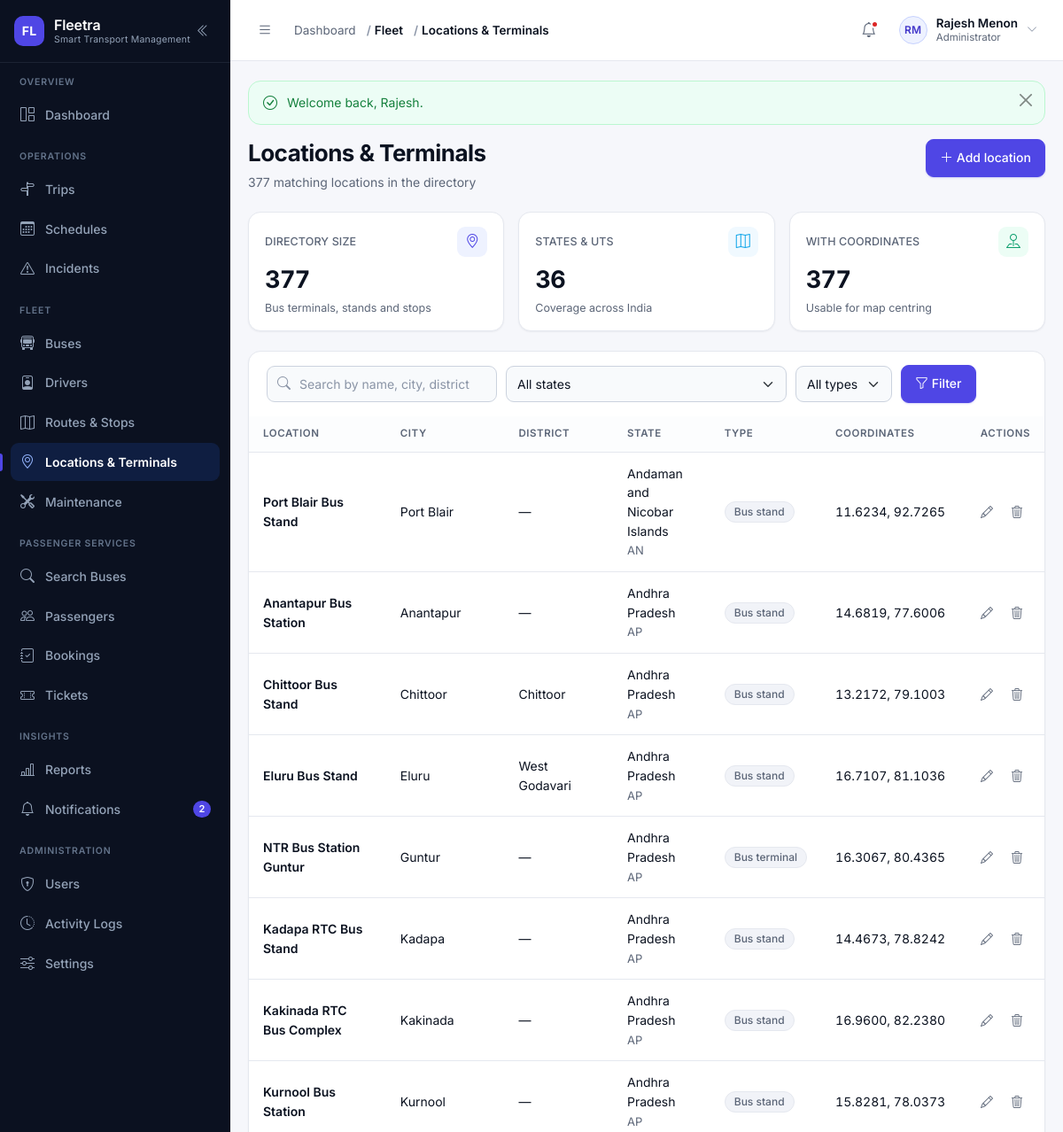
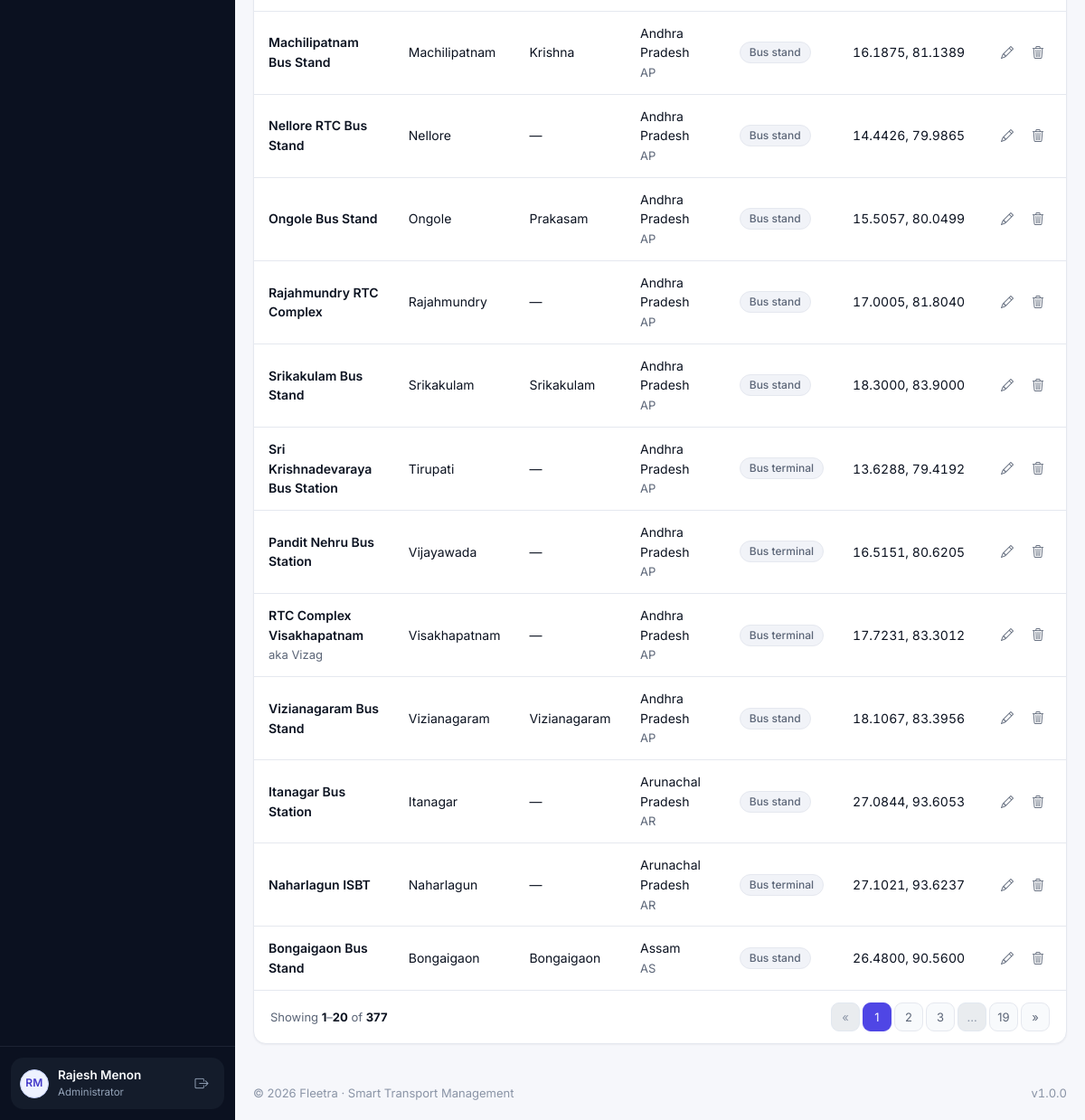
/modules/locations/index.php (signed in), run on the app's committed database (2 pictures, top to bottom).
### tables this page shows
CREATE TABLE users (
    id            INT UNSIGNED NOT NULL AUTO_INCREMENT,
    name          VARCHAR(120)  NOT NULL,
    email         VARCHAR(160)  NOT NULL,
    phone         VARCHAR(20)   DEFAULT NULL,
    password      VARCHAR(255)  NOT NULL COMMENT 'password_hash() output — never plain text',
    role          VARCHAR(30)   NOT NULL DEFAULT 'passenger'
                  COMMENT 'admin | manager | dispatcher | driver | passenger (VARCHAR so new roles need no migration)',
    profile_image VARCHAR(255)  DEFAULT NULL,
    status        ENUM('active','inactive','suspended','deleted') NOT NULL DEFAULT 'active',
    last_login    DATETIME      DEFAULT NULL,
    created_at    DATETIME      NOT NULL DEFAULT CURRENT_TIMESTAMP,
    updated_at    DATETIME      NOT NULL DEFAULT CURRENT_TIMESTAMP ON UPDATE CURRENT_TIMESTAMP,
    PRIMARY KEY (id),
    UNIQUE KEY uq_users_email (email),
    KEY idx_users_role (role),
    KEY idx_users_status (status)
);

CREATE TABLE locations (
    id            INT UNSIGNED NOT NULL AUTO_INCREMENT,
    name          VARCHAR(180) NOT NULL COMMENT 'Terminal / stand / stop / landmark name',
    city          VARCHAR(120) NOT NULL,
    district      VARCHAR(120) DEFAULT NULL,
    state         VARCHAR(120) NOT NULL COMMENT 'State or union territory',
    state_code    VARCHAR(4)   DEFAULT NULL COMMENT 'ISO 3166-2:IN subdivision code, e.g. WB',
    location_type ENUM('terminal','bus_stand','bus_stop','landmark','city') NOT NULL DEFAULT 'bus_stop',
    latitude      DECIMAL(10,7) DEFAULT NULL COMMENT 'Approximate city/terminal centroid (public reference)',
    longitude     DECIMAL(10,7) DEFAULT NULL,
    pincode       VARCHAR(12)  DEFAULT NULL,
    aliases       VARCHAR(240) DEFAULT NULL COMMENT 'Alternate/former names, e.g. Bangalore, Calcutta',
    is_verified   TINYINT(1) NOT NULL DEFAULT 1 COMMENT '1 = curated name/city from public transport reference data',
    created_at    DATETIME NOT NULL DEFAULT CURRENT_TIMESTAMP,
    search_text   VARCHAR(640) GENERATED ALWAYS AS (
        LOWER(CONCAT(city, ' ', name, ' ', COALESCE(district, ''), ' ', COALESCE(aliases, ''), ' ', state, ' ', COALESCE(state_code, '')))
    ) STORED,
    PRIMARY KEY (id),
    UNIQUE KEY uq_locations_key (city, name, state),
    KEY idx_locations_search (search_text),
    KEY idx_locations_city (city),
    KEY idx_locations_district (district),
    KEY idx_locations_state (state),
    KEY idx_locations_type (location_type)
);

### modules/locations/index.php (the view, shortened to what the rows shown need)
<?php
require_permission('locations.manage');
$where  = [];
$params = [];
$whereSql = $where === [] ? '' : 'WHERE ' . implode(' AND ', $where);
$total = (int) db_value("SELECT COUNT(*) FROM locations $whereSql", $params, 0);
$page  = paginate($total, 20);
$locations = db_all(
    "SELECT id, name, city, district, state, state_code, location_type, latitude, longitude, pincode, aliases
       FROM locations
       $whereSql
      ORDER BY state ASC, city ASC, name ASC
      LIMIT {$page['per_page']} OFFSET {$page['offset']}",
    $params
);
require __DIR__ . '/../../includes/header.php';
?>
<?= render_page_header(
    'Locations & Terminals',
    number_format($total) . ' matching location' . ($total === 1 ? '' : 's') . ' in the directory',
    '<a class="btn btn-primary" href="' . e(url('modules/locations/create.php')) . '">
        <i class="bi bi-plus-lg" aria-hidden="true"></i> Add location
     </a>'
) ?>
<div class="card-fl">
    <?php if ($locations === []): ?>
        <?= empty_state(
            'No locations found',
            'Try a different search or clear the filters.',
            'bi-geo-alt',
            '<a class="btn btn-outline-secondary" href="' . e(url('modules/locations/index.php')) . '">Clear filters</a>'
        ) ?>
    <?php else: ?>
        <div class="table-wrap">
            <table class="table-fl">
                <thead>
                    <tr>
                        <th>Location</th>
                        <th>City</th>
                        <th>District</th>
                        <th>State</th>
                        <th>Type</th>
                        <th>Coordinates</th>
                        <th class="cell-actions">Actions</th>
                    </tr>
                </thead>
                <tbody>
                    <?php foreach ($locations as $location): ?>
                        <tr>
                            <td>
                                <span class="cell-strong"><?= e($location['name']) ?></span>
                                <?php if (!empty($location['aliases'])): ?>
                                    <br><span class="cell-muted">aka <?= e($location['aliases']) ?></span>
                                <?php endif; ?>
                            </td>
                            <td><?= e($location['city']) ?></td>
                            <td><?= e($location['district'] ?? '—') ?></td>
                            <td>
                                <?= e($location['state']) ?>
                                <?php if (!empty($location['state_code'])): ?>
                                    <br><span class="cell-muted"><?= e($location['state_code']) ?></span>
                                <?php endif; ?>
                            </td>
                            <td><?= status_badge($location['location_type'], location_type_label($location['location_type'])) ?></td>
                            <td class="cell-num">
                                <?= $location['latitude'] !== null && $location['longitude'] !== null
                                    ? e(number_format((float) $location['latitude'], 4) . ', ' . number_format((float) $location['longitude'], 4))
                                    : '<span class="cell-muted">—</span>' ?>
                            </td>
                            <td class="cell-actions">
                                <a class="row-action" href="<?= e(url('modules/locations/edit.php?id=' . (int) $location['id'])) ?>"
                                   title="Edit" aria-label="Edit <?= e($location['name']) ?>">
                                    <i class="bi bi-pencil" aria-hidden="true"></i>
                                </a>
                                <form method="post" action="<?= e(url('modules/locations/delete.php?id=' . (int) $location['id'])) ?>"
                                      class="d-inline"
                                      data-confirm="Remove <?= e($location['name']) ?> from the location directory?"
                                      data-confirm-title="Remove location?" data-confirm-button="Remove">
                                    <button type="submit" class="row-action row-action--danger" title="Remove"
                                            aria-label="Remove <?= e($location['name']) ?>">
                                        <i class="bi bi-trash3" aria-hidden="true"></i>
                                    </button>
                                </form>
                            </td>
                        </tr>
                    <?php endforeach; ?>
                </tbody>
            </table>
        </div>
    <?php endif; ?>
</div>
<?php require __DIR__ . '/../../includes/footer.php'; ?>

### includes/sidebar.php (shortened to what the rows shown need)
<?php
$navUser        = current_user();
?>
<aside class="sidebar" id="appSidebar" aria-label="Main navigation">
    <div class="sidebar__footer">
        <div class="sidebar-user">
            <a class="sidebar-user__link" href="<?= e(url('profile.php')) ?>" title="Open my profile">
                <?= avatar_markup($navUser, 'sm') ?>
                <span class="sidebar-user__text">
                    <span class="sidebar-user__name"><?= e($navUser['name'] ?? 'Guest') ?></span>
                    <span class="sidebar-user__role"><?= e(role_label(current_role())) ?></span>
                </span>
            </a>
        </div>
    </div>
</aside>

### includes/functions.php (shortened to what the rows shown need)
<?php
require_once __DIR__ . '/../config/database.php';
function url(string $path = ''): string
{
    return BASE_URL . ltrim($path, '/');
}
function e(mixed $value): string
{
    return htmlspecialchars((string) ($value ?? ''), ENT_QUOTES | ENT_SUBSTITUTE, 'UTF-8');
}
function get_int(string $key, int $default = 0, int $min = 0): int
{
    $value = filter_var($_GET[$key] ?? null, FILTER_VALIDATE_INT);
    return $value === false ? $default : max($min, (int) $value);
}
function paginate(int $total, int $perPage = 15, ?int $currentPage = null): array
{
    $perPage     = max(1, $perPage);
    $pages       = max(1, (int) ceil($total / $perPage));
    $currentPage = $currentPage ?? get_int('page', 1, 1);
    $currentPage = min(max(1, $currentPage), $pages);
    $offset      = ($currentPage - 1) * $perPage;
    return [
        'page'     => $currentPage,
        'per_page' => $perPage,
        'total'    => $total,
        'pages'    => $pages,
        'offset'   => $offset,
        'from'     => $total === 0 ? 0 : $offset + 1,
        'to'       => min($offset + $perPage, $total),
    ];
}
function initials(?string $name): string
{
    $name  = trim((string) $name);
    $parts    = preg_split('/\s+/', $name) ?: [];
    $initials = '';
    foreach ($parts as $part) {
        $initials .= strtoupper(substr($part, 0, 1));
        if (strlen($initials) === 2) {
            break;
        }
    }
    return $initials !== '' ? $initials : 'FL';
}
function status_variant(?string $status): string
{
    $key = strtolower(str_replace([' ', '-'], '_', (string) $status));
    $map = [
        'active'        => 'success',
        'available'     => 'success',
        'enabled'       => 'success',
        'inactive'      => 'muted',
        'disabled'      => 'muted',
        'retired'       => 'muted',
        'maintenance'   => 'warning',
        'in_service'    => 'warning',
        'scheduled'     => 'info',
        'upcoming'      => 'info',
        'due'           => 'warning',
        'overdue'       => 'danger',
        'in_progress'   => 'info',
        'routine'       => 'muted',
        'repair'        => 'warning',
        'boarding'      => 'info',
        'running'       => 'primary',
        'on_time'       => 'success',
        'delayed'       => 'warning',
        'completed'     => 'success',
        'cancelled'     => 'danger',
        'canceled'      => 'danger',
        'missed'        => 'danger',
        'diverted'      => 'warning',
        'valid'         => 'success',
        'trip'          => 'info',
        'delay'         => 'warning',
        'booking'       => 'primary',
        'emergency'     => 'danger',
        'system'        => 'muted',
        'confirmed'     => 'success',
        'pending'       => 'warning',
        'paid'          => 'success',
        'unpaid'        => 'warning',
        'partial'       => 'warning',
        'failed'        => 'danger',
        'refunded'      => 'muted',
        'expired'       => 'danger',
        'used'          => 'muted',
        'checked_in'    => 'info',
        'no_show'       => 'muted',
        'on_leave'      => 'warning',
        'suspended'     => 'danger',
        'terminated'    => 'danger',
        'resigned'      => 'muted',
        'low'           => 'info',
        'medium'        => 'warning',
        'high'          => 'danger',
        'critical'      => 'danger',
        'open'          => 'warning',
        'investigating' => 'warning',
        'resolved'      => 'success',
        'closed'        => 'muted',
    ];
    return $map[$key] ?? 'muted';
}
function status_badge(?string $status, ?string $label = null): string
{
    $status = (string) $status;
    return '<span class="badge-status badge-' . e(status_variant($status)) . '">'
        . e($label ?? labelize($status)) . '</span>';
}
function upload_url(?string $filename, string $folder): ?string
{
    if (empty($filename)) {
        return null;
    }
    return url('uploads/' . trim($folder, '/') . '/' . $filename);
}
function avatar_markup(?array $user, string $size = 'sm'): string
{
    $name = (string) ($user['name'] ?? '');
    $url  = upload_url($user['profile_image'] ?? null, 'profiles');
    return '<span class="avatar avatar--' . e($size) . '" aria-hidden="true">'
        . e(initials($name)) . '</span>';
}
function render_page_header(string $title, string $subtitle = '', string $actionsHtml = ''): string
{
    $html = '<div class="page-head"><div class="page-head__text">';
    $html .= '<h1 class="page-title">' . e($title) . '</h1>';
    if ($subtitle !== '') {
        $html .= '<p class="page-subtitle">' . e($subtitle) . '</p>';
    }
    $html .= '</div>';
    if ($actionsHtml !== '') {
        $html .= '<div class="page-head__actions">' . $actionsHtml . '</div>';
    }
    return $html . '</div>';
}

### includes/topbar.php (shortened to what the rows shown need)
<?php
$topbarUser     = current_user();
?>
<header class="topbar">
    <div class="topbar__right">
        <div class="dropdown">
            <button class="user-menu" type="button" data-bs-toggle="dropdown"
                    aria-expanded="false" aria-haspopup="true">
                <?= avatar_markup($topbarUser, 'sm') ?>
                <span class="user-menu__text">
                    <span class="user-menu__name"><?= e($topbarUser['name'] ?? 'Guest') ?></span>
                    <span class="user-menu__role"><?= e(role_label(current_role())) ?></span>
                </span>
                <i class="bi bi-chevron-down user-menu__caret" aria-hidden="true"></i>
            </button>
        </div>
    </div>
</header>

### data on the page
users: name "RM RM", name "Rajesh Menon", role "Administrator"
locations: name "Port Blair Bus Stand", city "Port Blair", district "—", state "Andaman and Nicobar Islands", state_code "AN", label "Bus stand", latitude+longitude "11.6234, 92.7265"
locations: name "Anantapur Bus Station", city "Anantapur", district "—", state "Andhra Pradesh", state_code "AP", label "Bus stand", latitude+longitude "14.6819, 77.6006"
locations: name "Chittoor Bus Stand", city "Chittoor", district "Chittoor", state "Andhra Pradesh", state_code "AP", label "Bus stand", latitude+longitude "13.2172, 79.1003"
locations: name "Eluru Bus Stand", city "Eluru", district "West Godavari", state "Andhra Pradesh", state_code "AP", label "Bus stand", latitude+longitude "16.7107, 81.1036"
locations: name "NTR Bus Station Guntur", city "Guntur", district "—", state "Andhra Pradesh", state_code "AP", label "Bus terminal", latitude+longitude "16.3067, 80.4365"
locations: name "Kadapa RTC Bus Stand", city "Kadapa", district "—", state "Andhra Pradesh", state_code "AP", label "Bus stand", latitude+longitude "14.4673, 78.8242"
locations: name "Kakinada RTC Bus Complex", city "Kakinada", district "—", state "Andhra Pradesh", state_code "AP", label "Bus stand", latitude+longitude "16.9600, 82.2380"
locations: name "Kurnool Bus Station", city "Kurnool", district "—", state "Andhra Pradesh", state_code "AP", label "Bus stand", latitude+longitude "15.8281, 78.0373"
locations: name "Machilipatnam Bus Stand", city "Machilipatnam", district "Krishna", state "Andhra Pradesh", state_code "AP", label "Bus stand", latitude+longitude "16.1875, 81.1389"
locations: name "Nellore RTC Bus Stand", city "Nellore", district "—", state "Andhra Pradesh", state_code "AP", label "Bus stand", latitude+longitude "14.4426, 79.9865"
locations: name "Ongole Bus Stand", city "Ongole", district "Prakasam", state "Andhra Pradesh", state_code "AP", label "Bus stand", latitude+longitude "15.5057, 80.0499"
locations: name "Rajahmundry RTC Complex", city "Rajahmundry", district "—", state "Andhra Pradesh", state_code "AP", label "Bus stand", latitude+longitude "17.0005, 81.8040"
locations: name "Srikakulam Bus Stand", city "Srikakulam", district "Srikakulam", state "Andhra Pradesh", state_code "AP", label "Bus stand", latitude+longitude "18.3000, 83.9000"
locations: name "Sri Krishnadevaraya Bus Station", city "Tirupati", district "—", state "Andhra Pradesh", state_code "AP", label "Bus terminal", latitude+longitude "13.6288, 79.4192"
locations: name "Pandit Nehru Bus Station", city "Vijayawada", district "—", state "Andhra Pradesh", state_code "AP", label "Bus terminal", latitude+longitude "16.5151, 80.6205"
locations: name "RTC Complex Visakhapatnam", aliases "Vizag", city "Visakhapatnam", district "—", state "Andhra Pradesh", state_code "AP", label "Bus terminal", latitude+longitude "17.7231, 83.3012"
locations: name "Vizianagaram Bus Stand", city "Vizianagaram", district "Vizianagaram", state "Andhra Pradesh", state_code "AP", label "Bus stand", latitude+longitude "18.1067, 83.3956"
locations: name "Itanagar Bus Station", city "Itanagar", district "—", state "Arunachal Pradesh", state_code "AR", label "Bus stand", latitude+longitude "27.0844, 93.6053"
locations: name "Naharlagun ISBT", city "Naharlagun", district "—", state "Arunachal Pradesh", state_code "AR", label "Bus terminal", latitude+longitude "27.1021, 93.6237"
locations: name "Bongaigaon Bus Stand", city "Bongaigaon", district "Bongaigaon", state "Assam", state_code "AS", label "Bus stand", latitude+longitude "26.4800, 90.5600"

### other printed values
FLEETRA_NAME "Fleetra"
FLEETRA_TAGLINE "Smart Transport Management"
$group['section'] "OVERVIEW"
$label "Dashboard"
$group['section'] "OPERATIONS"
$label "Trips"
$label "Schedules"
$label "Incidents"
$group['section'] "FLEET"
$label "Buses"
$label "Drivers"
$label "Routes & Stops"
$label "Locations & Terminals"
$label "Maintenance"
$group['section'] "PASSENGER SERVICES"
